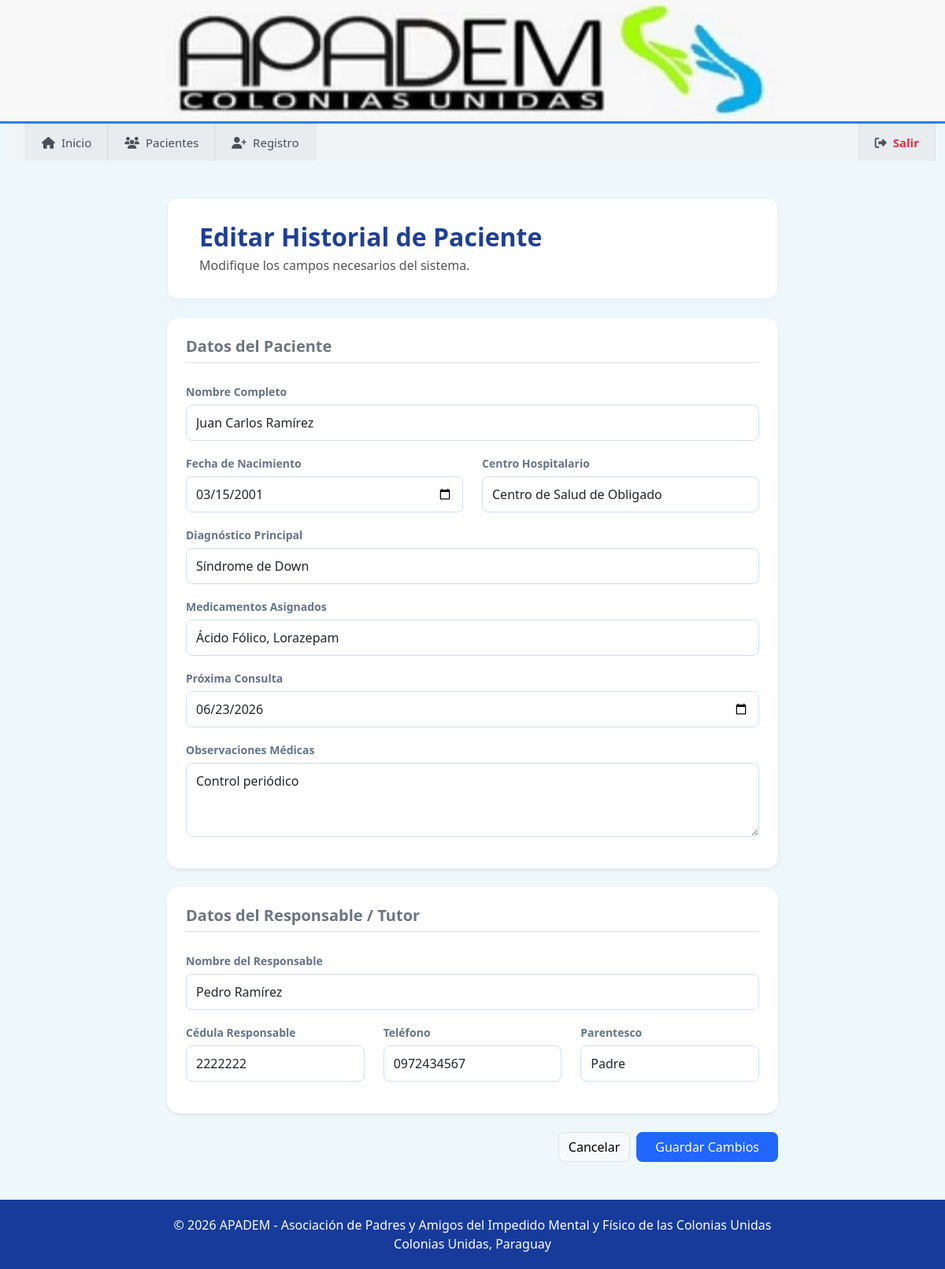
The app's page /editar_paciente.php?id=2 (signed in) with its own data.
### tables this page shows
CREATE TABLE `pacientes` (
  `id` int(11) NOT NULL,
  `nombre` varchar(100) NOT NULL,
  `nacimiento` date NOT NULL,
  `cedula` varchar(30) NOT NULL,
  `telefono` varchar(30) DEFAULT NULL,
  `direccion` varchar(200) DEFAULT NULL,
  `diagnostico` varchar(200) DEFAULT NULL,
  `hospital` varchar(150) DEFAULT NULL,
  `medicamentos` text DEFAULT NULL,
  `responsable` varchar(100) DEFAULT NULL,
  `cedula_responsable` varchar(30) DEFAULT NULL,
  `telefono_responsable` varchar(30) DEFAULT NULL,
  `parentesco` varchar(50) DEFAULT NULL,
  `observaciones` text DEFAULT NULL,
  `proxima_consulta` date DEFAULT NULL
);

### editar_paciente.php (the view, shortened to what this page needs)
<?php
require_once("conexion.php");
$id = isset($_GET['id']) ? $_GET['id'] : '';
$paciente = null;
if (!empty($id)) {
    $sql = "SELECT * FROM pacientes WHERE id = ?";
    if ($stmt = mysqli_prepare($conexion, $sql)) {
        mysqli_stmt_bind_param($stmt, "i", $id);
        mysqli_stmt_execute($stmt);
        $resultado = mysqli_stmt_get_result($stmt);
        $paciente = mysqli_fetch_assoc($resultado);
    }
}
include("header.php");
?>
<div class="container my-5" style="max-width: 800px;">
    <div class="card p-4 mb-4 contenedor-blanco-titulo shadow-sm">
        <h1 class="titulos">Editar Historial de Paciente</h1>
        <p class="subtitulos">Modifique los campos necesarios del sistema.</p>
    </div>
    <form action="editar_paciente.php?id=<?php echo $id; ?>" method="POST" autocomplete="off">
        <div class="card p-4 mb-4 border-secondary-subtle shadow-sm">
            <h5 class="encabezado-seccion-interna mb-4 fw-bold text-secondary border-bottom pb-2">Datos del Paciente</h5>
            <div class="mb-3">
                <label class="form-label label-apadem">Nombre Completo</label>
                <input type="text" name="nombre" class="form-control input-apadem" value="<?php echo htmlspecialchars($paciente['nombre']); ?>" required>
            </div>
            <div class="row">
                <div class="col-md-6 mb-3">
                    <label class="form-label label-apadem">Fecha de Nacimiento</label>
                    <input type="date" name="nacimiento" class="form-control input-apadem" value="<?php echo $paciente['nacimiento']; ?>" required>
                </div>
                <div class="col-md-6 mb-3">
                    <label class="form-label label-apadem">Centro Hospitalario</label>
                    <input type="text" name="hospital" class="form-control input-apadem" value="<?php echo htmlspecialchars($paciente['hospital']); ?>">
                </div>
            </div>
            <div class="mb-3">
                <label class="form-label label-apadem">Diagnóstico Principal</label>
                <input type="text" name="diagnostico" class="form-control input-apadem" value="<?php echo htmlspecialchars($paciente['diagnostico']); ?>" required>
            </div>
            <div class="mb-3">
                <label class="form-label label-apadem">Medicamentos Asignados</label>
                <input type="text" name="medicamentos" class="form-control input-apadem" value="<?php echo htmlspecialchars($paciente['medicamentos']); ?>">
            </div>
            <div class="mb-3">
                <label class="form-label label-apadem">Próxima Consulta</label>
                <input type="date" name="proxima_consulta" class="form-control input-apadem" value="<?php echo isset($paciente['proxima_consulta']) ? $paciente['proxima_consulta'] : ''; ?>">
            </div>
            <div class="mb-3">
                <label class="form-label label-apadem">Observaciones Médicas</label>
                <textarea name="observaciones" class="form-control input-apadem" rows="3"><?php echo htmlspecialchars($paciente['observaciones']); ?></textarea>
            </div>
        </div>
        <div class="card p-4 mb-4 border-secondary-subtle shadow-sm">
            <h5 class="encabezado-seccion-interna mb-4 fw-bold text-secondary border-bottom pb-2">Datos del Responsable / Tutor</h5>
            <div class="mb-3">
                <label class="form-label label-apadem">Nombre del Responsable</label>
                <input type="text" name="responsable" class="form-control input-apadem" value="<?php echo htmlspecialchars($paciente['responsable'] ?? ''); ?>" required>
            </div>
            <div class="row">
                <div class="col-md-4 mb-3">
                    <label class="form-label label-apadem">Cédula Responsable</label>
                    <input type="number" name="cedula_responsable" class="form-control input-apadem" value="<?php echo htmlspecialchars($paciente['cedula_responsable'] ?? ''); ?>" required>
                </div>
                <div class="col-md-4 mb-3">
                    <label class="form-label label-apadem">Teléfono</label>
                    <input type="number" name="telefono_responsable" class="form-control input-apadem" value="<?php echo htmlspecialchars($paciente['telefono_responsable'] ?? ''); ?>" required>
                </div>
                <div class="col-md-4 mb-3">
                    <label class="form-label label-apadem">Parentesco</label>
                    <input type="text" name="parentesco" class="form-control input-apadem" value="<?php echo htmlspecialchars($paciente['parentesco'] ?? ''); ?>" required>
                </div>
            </div>
        </div>
        <div class="d-flex gap-2 justify-content-end">
            <a href="pacientes.php" class="btn btn-light border" style="border-radius: 8px;">Cancelar</a>
            <button type="submit" class="btn btn-primary px-4" style="border-radius: 8px; background-color: #2166ff; border: none;">Guardar Cambios</button>
        </div>
    </form>
</div>
<?php include("footer.php"); ?>

### estilo.css (style rules this page uses)
body { background: #eef8fb; font-family: 'Segoe UI', sans-serif; }
.card { border: none; border-radius: 15px; box-shadow: 0 2px 10px rgba(0,0,0,.1); }
.btn-apadem, .btn-accion-mini, button[type="submit"], button[type="reset"] { cursor: pointer; }
.contenedor-blanco-titulo, .contenedor-blanco-buscador { background: #ffffff !important; border: 1px solid #e3eefc !important; border-radius: 12px !important; box-shadow: 0 4px 12px rgba(31, 63, 149, 0.02) !important; }
.contenedor-blanco-titulo { padding: 30px 40px !important; }
.titulos { color: #1f3f95; font-size: 32px; font-weight: bold; margin-bottom: 4px; }
.subtitulos { color: #555; font-size: 16px; margin-bottom: 0; }
.input-apadem { border-radius: 8px !important; border: 1px solid #cfdff6 !important; padding: 10px 12px; transition: all 0.3s ease; }
.label-apadem { color: #64748b !important; font-weight: 600 !important; font-size: 14px !important; margin-bottom: 6px; }

### records on screen
pacientes: nombre "Juan Carlos Ramírez", nacimiento "03/15/2001", hospital "Centro de Salud de Obligado", diagnostico "Síndrome de Down", medicamentos "Ácido Fólico, Lorazepam", proxima_consulta "06/23/2026", observaciones "Control periódico", responsable "Pedro Ramírez", cedula_responsable "2222222", telefono_responsable "0972434567", parentesco "Padre"
